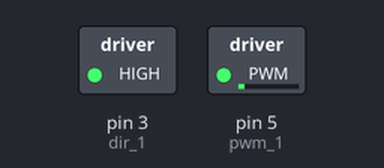
Simulated run of this sketch. Board: Arduino Uno, built with avr-gcc and run on an emulated ATmega328P. On the bench: switched loads named in the sketch (green lamp = pin HIGH). Dashed ring = blinking. What the sketch prints to the serial monitor is not drawn.

Above: at 0.05 s.
Timing chart, 0 to 3.0 s (numbered marks = the images above):
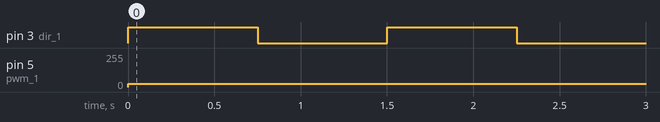

Measured:
- by itself, pin 3 (dir_1): alternates HIGH for 0.75 s and LOW for 0.75 s
- by itself, pin 5 (pwm_1): 0/255 → 25/255 at 0.00 s

The sketch:

motorControl.ino
```cpp
//define pin names
#define dir_1 3
#define pwm_1 5

int pwm_value=0; //Goes from 0-255

void setup() {
  // put your setup code here, to run once:
  pinMode(pwm_1,OUTPUT);
  pinMode(dir_1,OUTPUT);
  pwm_value = 25;
  Serial.begin(9600);
}

void loop() {
  //controls the direction the motor
  digitalWrite(dir_1,HIGH);

  //controls the speed of the motor
  analogWrite(pwm_1,pwm_value);

  Serial.println(pwm_value); //Display the value of PWM
  delay(750);
  digitalWrite(dir_1,LOW);

  delay(750);

}
```
